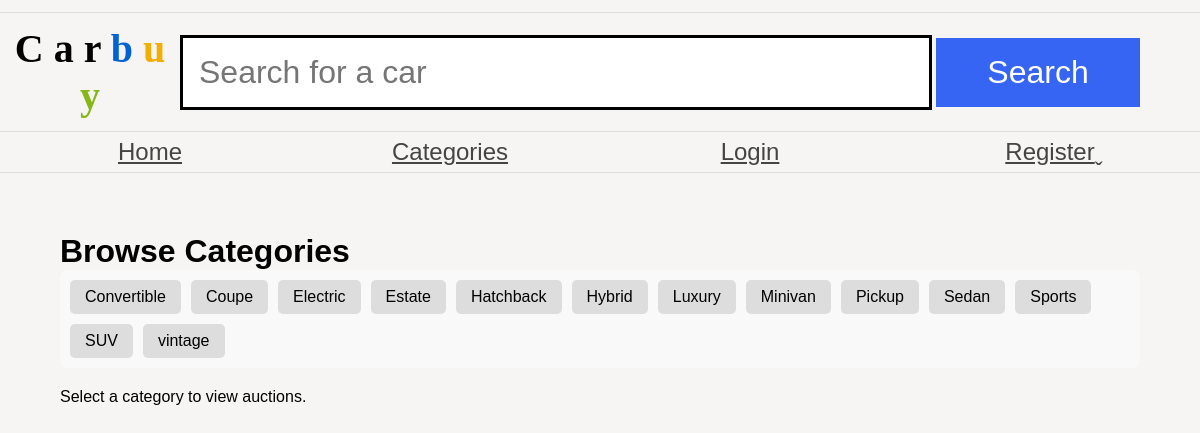
The app's page /category.php with its own data.
### tables this page shows
CREATE TABLE `category` (
  `id` int NOT NULL AUTO_INCREMENT,
  `name` varchar(50) NOT NULL,
  PRIMARY KEY (`id`)
);

### public/category.php (the view, shortened to what this page needs)
<?php
try {
    $pdo = new PDO("mysql:host=db;dbname=assignment1", "user", "password");
    $pdo->setAttribute(PDO::ATTR_ERRMODE, PDO::ERRMODE_EXCEPTION);
} catch (PDOException $e) {
    die("Connection failed: " . $e->getMessage());
}
$stmt = $pdo->query("SELECT * FROM category ORDER BY name ASC");
$categories = $stmt->fetchAll(PDO::FETCH_ASSOC);
$categoryId = isset($_GET['id']) ? (int)$_GET['id'] : null;
include 'header.php';
?>
<main>
    <h1>Browse Categories</h1>
    <nav class="category-nav">
        <?php foreach ($categories as $cat): ?>
            <a href="category.php?id=<?php echo $cat['id']; ?>"
               class="category-link <?php echo ($cat['id'] == $categoryId) ? 'active' : ''; ?>">
               <?php echo htmlspecialchars($cat['name']); ?>
            </a>
        <?php endforeach; ?>
    </nav>
    <?php if ($categoryId): ?>
        <h1><?php echo htmlspecialchars($category['name']); ?> Auctions</h1>
        <?php if (empty($auctions)): ?>
            <p>No auctions found in this category.</p>
        <?php else: ?>
            <div class="car-listings">
                <?php foreach ($auctions as $auction): ?>
                    <div class="car-item">
                        <h2><?php echo htmlspecialchars($auction['title']); ?></h2>
                        <p><?php echo htmlspecialchars($auction['description']); ?></p>
                        <p>Ends: <?php echo htmlspecialchars($auction['endDate']); ?></p>
                        <a class="more auctionLink" href="auction.php?id=<?php echo $auction['id']; ?>">More</a>
                    </div>
                <?php endforeach; ?>
            </div>
        <?php endif; ?>
    <?php else: ?>
        <p>Select a category to view auctions.</p>
    <?php endif; ?>
</main>

### public/css/style.css (style rules this page uses)
* { margin: 0; padding: 0; }
body { font-family: 'Oxygen-Regular', sans-serif; background-color: #f6f5f4; max-width: 100vw; overflow-x: hidden; }
main { padding: 30px; margin: 30px; }
a, a:visited { color: #444; }

### public/category.php (style rules this page uses)
.category-nav { display: flex; flex-wrap: wrap; gap: 10px; margin-bottom: 20px; padding: 10px; background: #f9f9f9; border-radius: 8px; }
.category-link { text-decoration: none; padding: 8px 15px; background: #ddd; border-radius: 5px; color: black; transition: 0.3s; }

### records on screen
category: name "Convertible"
category: name "Coupe"
category: name "Electric"
category: name "Estate"
category: name "Hatchback"
category: name "Hybrid"
category: name "Luxury"
category: name "Minivan"
category: name "Pickup"
category: name "Sedan"
category: name "Sports"
category: name "SUV"
category: name "vintage"
